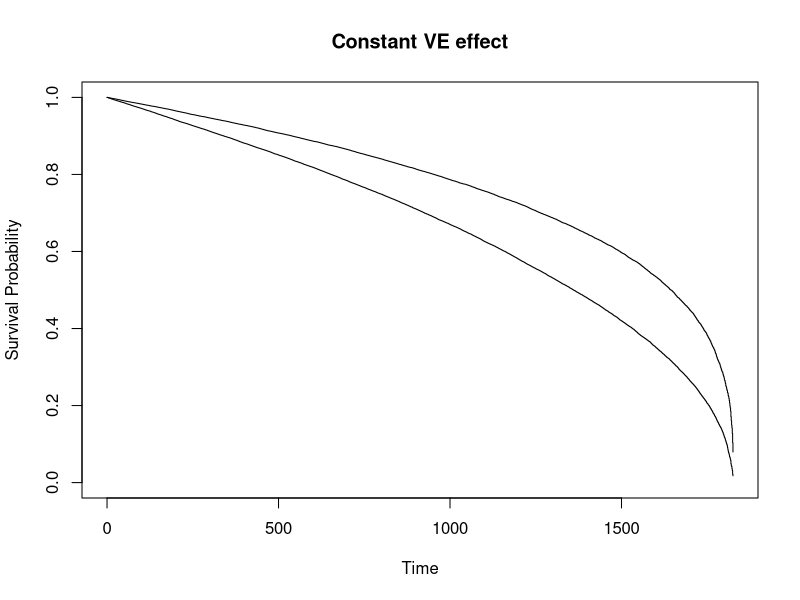
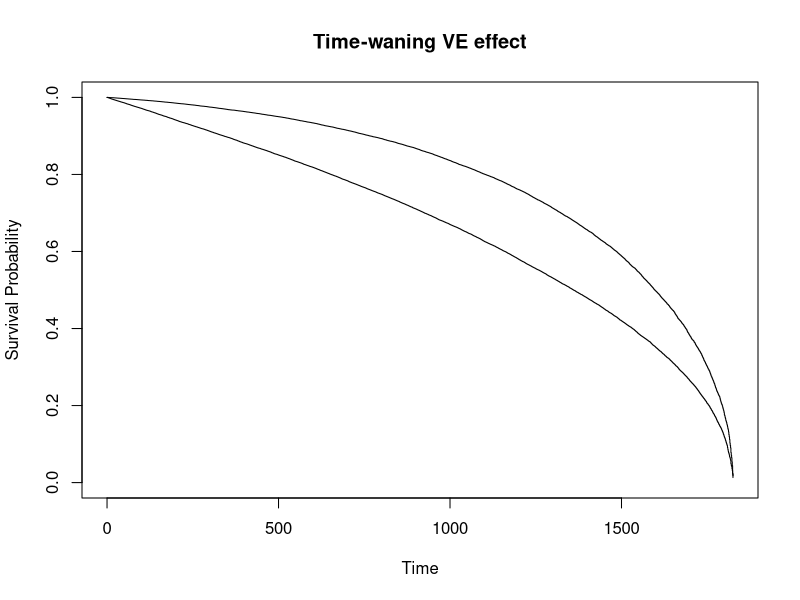
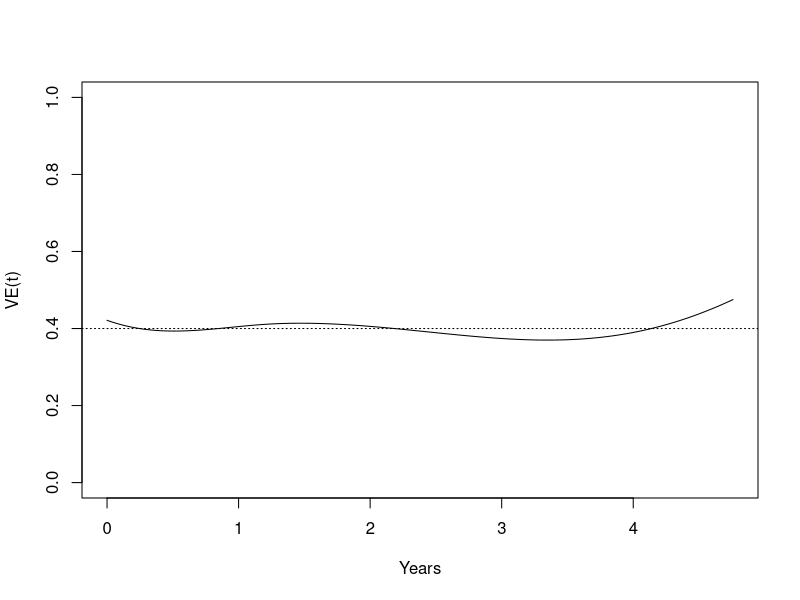
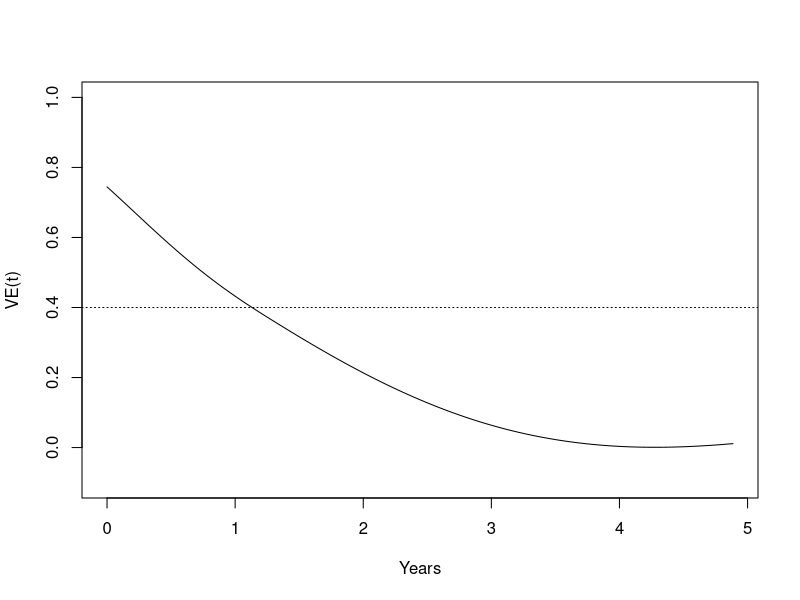

R code for these plots, in order:
#### Practice proportional hazards testing of schoenfeld residuals ####
library(survival)

#### Create Fictional OCV data ####
years = 5
samples = 100000
VE = 0.4  # Best if VE < 0.5 because I'm assuming linear decay down to the background event probability
event_prob_untreated <- 0.5
event_prob_treated <- event_prob_untreated*(1-VE)
fake_ocv <- data.frame(ID = 1:samples,
                       treat = rep(c(0,1), each = samples/2),
                       time = round(runif(n=samples, min = 1, max = 365*years)),
                       event = c(rbinom(n = samples/2, size = 1, prob = event_prob_untreated), rbinom(n = samples/2, size = 1, prob = event_prob_treated))) # Event times occur randomly, but some are censoring and some are disease

# Add a time-varying effect that is strong at first and then gets weaker
fake_ocv <- fake_ocv[order(fake_ocv$treat, fake_ocv$time),] # Sort by treatment status, then time
fake_ocv$event_tv <- fake_ocv$event
fake_ocv[(samples/2+1):samples, "event_tv"] <- sapply(seq(min(1, VE*2), 0, length.out = samples/2), function(x) rbinom(n=1, size=1, prob = event_prob_untreated*(1-x)))

#### Confirm behavior of Fictional Data ####
# Calculate VE via 1-RR
VE
1 - mean(fake_ocv[fake_ocv$treat == 1, "event"]) / mean(fake_ocv[fake_ocv$treat == 0, "event"])
1 - mean(fake_ocv[fake_ocv$treat == 1, "event_tv"]) / mean(fake_ocv[fake_ocv$treat == 0, "event_tv"]) # Biased downwards b/c sample size larger earlier

# Calculate Hazard Ratio over all time
event_prob_treated/event_prob_untreated
summary(coxph(Surv(time,event) ~ treat, data=fake_ocv))[c("coefficients", "conf.int")]
summary(coxph(Surv(time,event_tv) ~ treat, data=fake_ocv))[c("coefficients", "conf.int")] 

# Compare Hazard Ratio in first half to second half
summary(coxph(Surv(time,event_tv) ~ treat, data=fake_ocv[fake_ocv$time < max(fake_ocv$time)/2,]))[c("coefficients", "conf.int")]
summary(coxph(Surv(time,event_tv) ~ treat, data=fake_ocv[fake_ocv$time > max(fake_ocv$time)/2,]))[c("coefficients", "conf.int")]

# Plot survival curves 
plot(survfit(formula = Surv(time, event)~ treat, data = fake_ocv, conf.type="none"), xlab="Time", ylab="Survival Probability", main = "Constant VE effect")
plot(survfit(formula = Surv(time, event_tv)~ treat, data = fake_ocv, conf.type="none"), xlab="Time", ylab="Survival Probability", main = "Time-waning VE effect")

#### Including Time Dependent Covariates in the Cox Model - static VE ####
time.dep <- coxph( Surv(time, event)~treat,data = fake_ocv,
                   method="breslow", na.action=na.exclude)
(time.dep.zph <- cox.zph(time.dep))
# plot(time.dep.zph, main = "Constant VE effect")

time.dep.zph.df <- data.frame(x = as.numeric(time.dep.zph$x), y = as.numeric(time.dep.zph$y))

# ggplot(time.dep.zph.df, aes(x=x, y=y)) + geom_point() + stat_smooth(method="lm", formula = y ~ splines::bs(x,4))

time.dep.zph.df.spline <- lm(time.dep.zph.df$y ~ splines::bs(time.dep.zph.df$x,4))
plot(time.dep.zph.df$x*years, 1-exp(time.dep.zph.df.spline$fitted.values), ylim = c(0,1), type = "l", ylab = "VE(t)", xlab = "Years")
abline(h = VE, lty = 3)

#### Including Time Dependent Covariates in the Cox Model - waning VE ####
time.dep.tv <- coxph( Surv(time, event_tv)~treat,data = fake_ocv,
                   method="breslow", na.action=na.exclude)
(time.dep.zph.tv <- cox.zph(time.dep.tv))
# plot(time.dep.zph.tv, main = "Time-waning VE effect", df=4) # Fits a spline (defualt df=4)

time.dep.zph.tv.df <- data.frame(x = as.numeric(time.dep.zph.tv$x), y = as.numeric(time.dep.zph.tv$y))
# ggplot(time.dep.zph.tv.df, aes(x=x, y=y)) + geom_point() + stat_smooth(method="lm", formula = y ~ splines::bs(x,4))

time.dep.zph.tv.df.spline <- lm(time.dep.zph.tv.df$y ~ splines::bs(time.dep.zph.tv.df$x,4))
plot(time.dep.zph.tv.df$x*years, 1-exp(time.dep.zph.tv.df.spline$fitted.values), ylim = c(-.1,1), type = "l", ylab = "VE(t)", xlab = "Years")
abline(h = VE, lty = 3)

